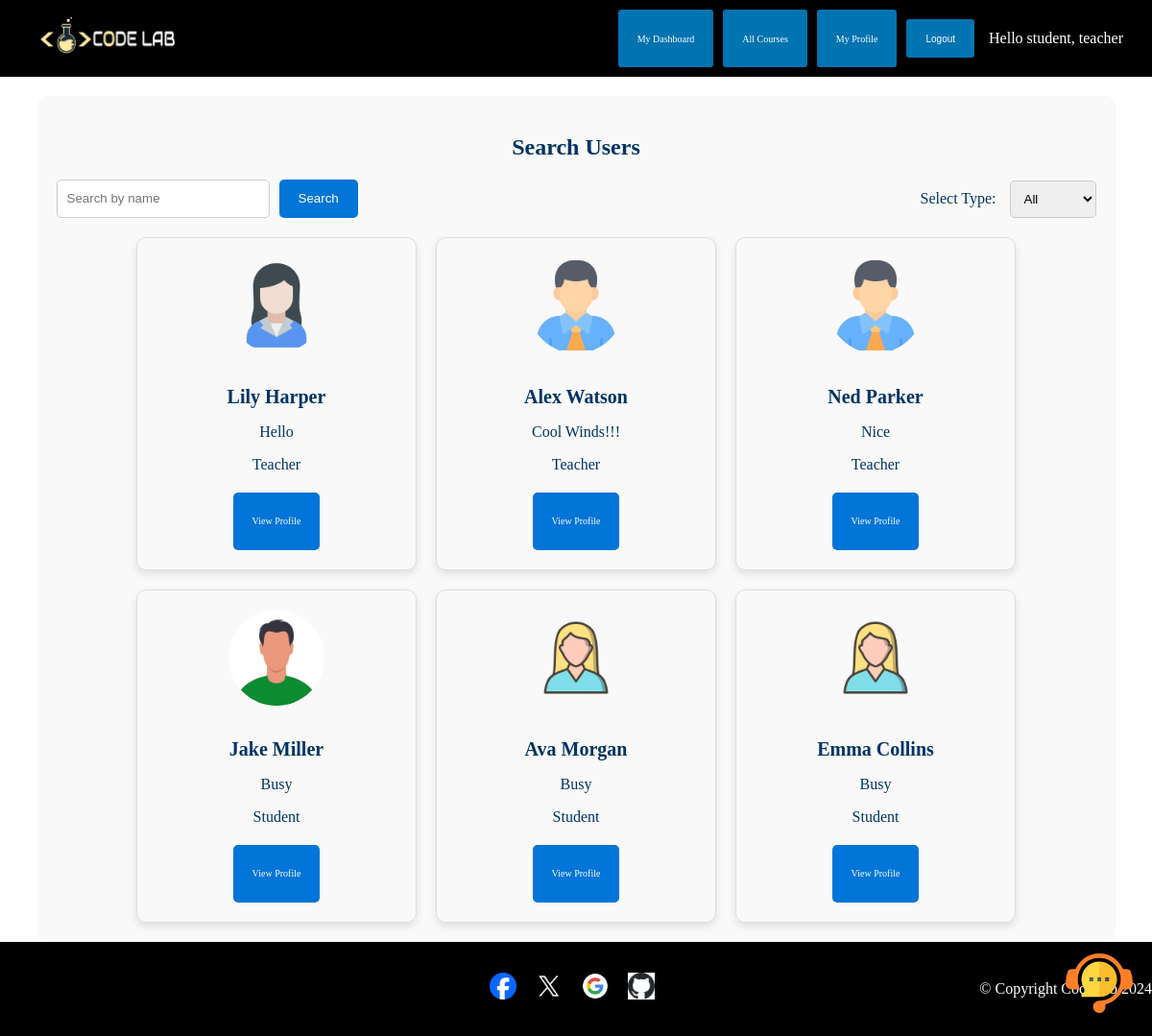
The app's page /search/ (signed in) with its own data.
### CodeLabWebsite/models.py (models this page shows, shortened)
class Profile(models.Model):
    user = models.OneToOneField(User, on_delete=models.CASCADE)  # Link to the User model
    name = models.CharField(max_length=100, null=True, blank=True)  # Optional name field
    teacher = models.BooleanField(default=False)  # Boolean field to indicate if the user is a teacher
    student = models.BooleanField(default=False)  # Boolean field to indicate if the user is a student
    photo = models.ImageField(upload_to='photos/', null=True, blank=True)  # Optional photo field
    status = models.CharField(max_length=255, null=True, blank=True)  # Optional status field
    like_count = models.PositiveIntegerField(default=0)  # Count of likes
    dislike_count = models.PositiveIntegerField(default=0)  # Count of dislikes

### CodeLabWebsite/views.py (the view)
# urls.py: path('search/', views.search_users, name='search_users'),  # Search users
@login_required
def search_users(request):
    user_type = request.GET.get('type')
    search_query = request.GET.get('q', '')
    profiles = Profile.objects.all()
    if user_type == 'student':
        profiles = profiles.filter(teacher=False)
    elif user_type == 'teacher':
        profiles = profiles.filter(teacher=True)
    if search_query:
        profiles = profiles.filter(user__username__icontains=search_query)
    return render(request, 'CodeLabWebsite/teacher_user-search.html', {'profiles': profiles, 'search_query': search_query})

### CodeLabWebsite/templates/CodeLabWebsite/teacher_user-search.html (shortened to what this page needs)
{% extends 'CodeLabWebsite/base.html' %}
{% load static %}
{% block content %}
<div class="container" style="margin-top: 20px; padding: 20px; background-color: #f9f9f9; border-radius: 10px;">
    <h2 style="text-align: center; margin-bottom: 20px;">Search Users</h2>
    <form method="get" style="margin-bottom: 20px; display: flex; gap: 10px; align-items: flex-end; justify-content: space-between;">
        <div style="display: flex; flex-direction: column; align-items: flex-start;">
            <div style="display: flex; gap: 5px;">
                <input type="text" name="q" placeholder="Search by name" value="{{ search_query }}" style="padding: 10px; border-radius: 5px; border: 1px solid #ccc; width: 200px;">
                <button type="submit" style="padding: 10px 20px; border-radius: 5px; background-color: #0275d8; color: white; border: none; cursor: pointer;">Search</button>
            </div>
        </div>
        <div>
            <label for="type" style="margin-right: 10px;">Select Type:</label>
            <select name="type" id="type" onchange="this.form.submit()" style="padding: 10px; border-radius: 5px; border: 1px solid #ccc;">
                <option value="" {% if not request.GET.type %}selected{% endif %}>All</option>
            </select>
        </div>
    </form>
    <div class="card-container" style="display: flex; flex-wrap: wrap; gap: 20px; justify-content: center;">
        {% for profile in profiles %}
        <div class="card" style="border: 1px solid #ddd; border-radius: 10px; padding: 20px; width: 250px; text-align: center; box-shadow: 0 4px 8px rgba(0, 0, 0, 0.1); transition: transform 0.2s, box-shadow 0.2s;">
            {% if profile.photo %}
                <img src="{{ profile.photo.url }}" alt="Profile Picture" style="width: 100px; height: 100px; border-radius: 50%; margin-bottom: 10px;">
            {% else %}
                <img src="{% static 'images/default_profile.jpg' %}" alt="Default" style="width: 100px; height: 100px; border-radius: 50%; margin-bottom: 10px;">
            {% endif %}
            <h3 style="margin-bottom: 10px;">{{ profile.name }}</h3>
            <p style="margin-bottom: 10px;">{{ profile.status }}</p>
            <p style="margin-bottom: 20px;">{% if profile.teacher %}Teacher{% else %}Student{% endif %}</p>
            <a href="{% url 'user_profile' profile.user.id %}" class="button" style="padding: 10px 20px; border-radius: 5px; background-color: #0275d8; color: white; text-decoration: none; cursor: pointer;">View Profile</a>
        </div>
        {% endfor %}
    </div>
</div>
{% endblock %}

### CodeLabWebsite/templates/CodeLabWebsite/base.html (shortened to what this page needs)
<!DOCTYPE html>
{% load static %}
<html lang="en">
<head>
    <link rel="stylesheet" href="https://cdnjs.cloudflare.com/ajax/libs/skeleton/2.0.4/skeleton.min.css">
    <link rel="stylesheet" href="https://cdnjs.cloudflare.com/ajax/libs/font-awesome/6.0.0-beta3/css/all.min.css">
</head>
<body>
    <header>
        <div class="container" style="display: flex; justify-content: space-between; align-items: center; margin-top: 0px;">
            <h1 style="margin: 0; flex-grow: 1; font-size: 24px;">
                <a href="{% url 'home' %}">
                    <img src="{% static 'images/CodeLab.png' %}" alt="CodeLab" style="height: 40px;">
                </a>
            </h1>
            {% if user.is_authenticated %}
                {% if user.profile.teacher %}
                    <a href="{% url 'teacher_dashboard' %}" class="button">My Dashboard</a>
                    <a href="{% url 'create_course' %}" class="button">Create Course</a>
                    <a href="{% url 'search_users' %}" class="button">User Search</a>
                    <a href="{% url 'edit_teacher_profile' %}" class="button">My Profile</a>
                    <form method="post" action="{% url 'logout' %}" style="display: inline-flex; align-items: center;">
                        {% csrf_token %}
                        <button type="submit" class="button">Logout</button>
                    </form>
                    <span class="user-greeting">Hello teacher, {{ user.username }}</span>
                {% else %}
                    <a href="{% url 'student_dashboard' %}" class="button">My Dashboard</a>
                    <a href="{% url 'all_courses' %}" class="button">All Courses</a>
                    <a href="{% url 'edit_teacher_profile' %}" class="button">My Profile</a>
                    <form method="post" action="{% url 'logout' %}" style="display: inline-flex; align-items: center;">
                        <button type="submit" class="button">Logout</button>
                    </form>
                    <span class="user-greeting">Hello student, {{ user.username }}</span>
                {% endif %}
            {% endif %}
        </div>
    </header>
    <div class="container">
        {% block content %}{% endblock %}
    </div>
    {% if user.is_authenticated and not home %}
    <div id="chat-box">
        <img id="chat-icon" src="{% static 'images/Chaticon.png' %}" alt="Chat Icon" />
    </div>
    {% endif %}
    <footer>
        <div class="footer-container">
            <div class="footer-left">
                <div class="social-media-icons">
                    <a href="https://www.facebook.com/login" role="button">
                        <img src="{% static 'images/Facebook.png' %}" alt="Facebook">
                    </a>
                    <a href="https://twitter.com/login" role="button">
                        <img src="{% static 'images/Twitter.png' %}" alt="Twitter">
                    </a>
                    <a href="https://accounts.google.com/signin" role="button">
                        <img src="{% static 'images/Google.png' %}" alt="Google">
                    </a>
                    <a href="https://github.com/login" role="button">
                        <img src="{% static 'images/Github.png' %}" alt="Github">
                    </a>
                </div>
            </div>
            <div class="footer-right">
                <div class="text-white">
                    &copy; Copyright CodeLab 2024
                </div>
            </div>
        </div>
    </footer>
</body>
</html>

### records on screen
Profile: photo (picture), name "Lily Harper", status "Hello", teacher "Teacher"
Profile: photo (picture), name "Alex Watson", status "Cool Winds!!!", teacher "Teacher"
Profile: photo (picture), name "Ned Parker", status "Nice", teacher "Teacher"
Profile: photo (picture), name "Jake Miller", status "Busy", teacher "Student"
Profile: photo (picture), name "Ava Morgan", status "Busy", teacher "Student"
Profile: photo (picture), name "Emma Collins", status "Busy", teacher "Student"

### other values on screen
{{ user.username }} "teacher"
